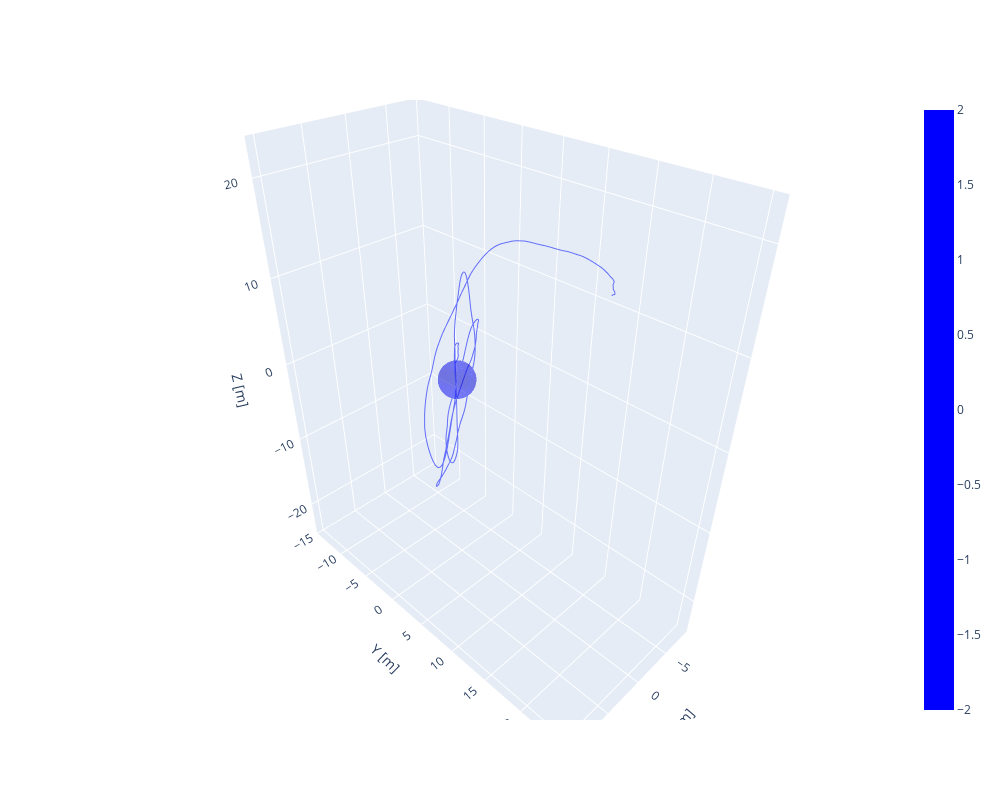

Notebook code cell kept with this figure:
### Code cell
# plot orbits 
fig = go.Figure()

# --- gather all orbits in one big array ---
all_x = []
all_y = []
all_z = []
all_colors = []


# Convert to arrays
all_x = np.array(all_x)
all_y = np.array(all_y)
all_z = np.array(all_z)
all_colors = np.array(all_colors)

fig.add_scatter3d(
    x=X_true[:, 0],
    y=X_true[:, 1],
    z=X_true[:, 2],
    mode="lines",
    # marker=dict(
    #     size=2,
    #     color=all_colors,
    #     colorscale=cmap,
    #     cmin=0,
    #     cmax=upper_z_value,
    #     colorbar=dict(
    #         title="GDOP",
    #         thickness=20,
    #         len=0.8
    #     )
    # ),
    showlegend=False
)

color1 = 'blue'
color2 = 'red'

fig.add_surface(x=x_coords, y=y_coords, z=z_coords, colorscale=[[0, color1], [1,color1]], opacity=0.3)


# pnt.plot.plot_arrow3(fig, rover_mcmf_m[0] / 1000,(earth_mcmf_m[0] - rover_mcmf_m[0])/15000, tip_scale = .15, width = 5, color='red')
fig.update_layout(showlegend=False, width=1000, height=800,
  scene=dict(
    xaxis=dict(title="X [m]"),
    yaxis=dict(title="Y [m]"),
    zaxis=dict(title="Z [m]"),
  ),
)

# frames = []

# if make_gif:
#   for i,angle in enumerate(np.linspace(0, 360, 60)):   # 60 frames
#     print(f"Animating frame {i}")

#     )
#     frames.append(imageio.v2.imread(fig.to_image(format="png", width=1000, height=800)))

#   imageio.mimsave("data/moon_rotation_mult_alt_new.gif", frames, fps=10, loop=0)

fig.show()

### Figure 1 — Plotly figure (JSON) as saved in the notebook; plotly's stock layout.template omitted (floating-point values rounded to 4 significant figures; data arrays with more than 128 entries replaced by an {"elided": "..."} marker saying what was removed)
{"data": [{"mode": "lines", "showlegend": false, "type": "scatter3d", "x": {"elided": "425 float values"}, "y": {"elided": "425 float values"}, "z": {"elided": "425 float values"}}, {"colorscale": [[0, "blue"], [1, "blue"]], "opacity": 0.3, "type": "surface", "x": {"elided": "50x50 float values"}, "y": {"elided": "50x50 float values"}, "z": {"elided": "50x50 float values"}}], "layout": {"height": 800, "scene": {"xaxis": {"title": {"text": "X [m]"}}, "yaxis": {"title": {"text": "Y [m]"}}, "zaxis": {"title": {"text": "Z [m]"}}}, "showlegend": false, "width": 1000}}
